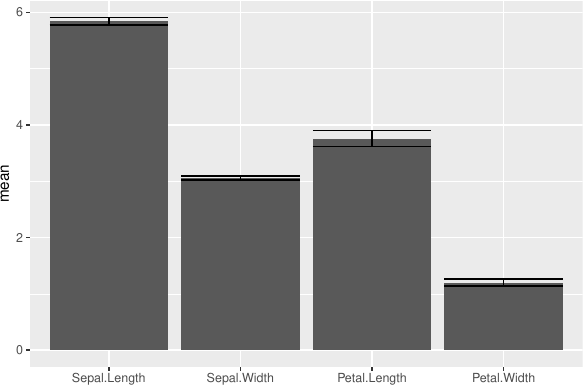

Write the R code that produced this figure.
pdf(file = "04-r-iris.pdf", width = 6, height = 4)

library(tidyverse)
my_df <- psych::describe(iris[, -5])

tmp <- rownames(my_df)
my_df %>% ggplot(aes(x = factor(tmp, levels = tmp), y = mean)) +
  geom_col() +
  geom_errorbar(aes(ymin = mean - se, ymax = mean + se)) +
  xlab(NULL)
